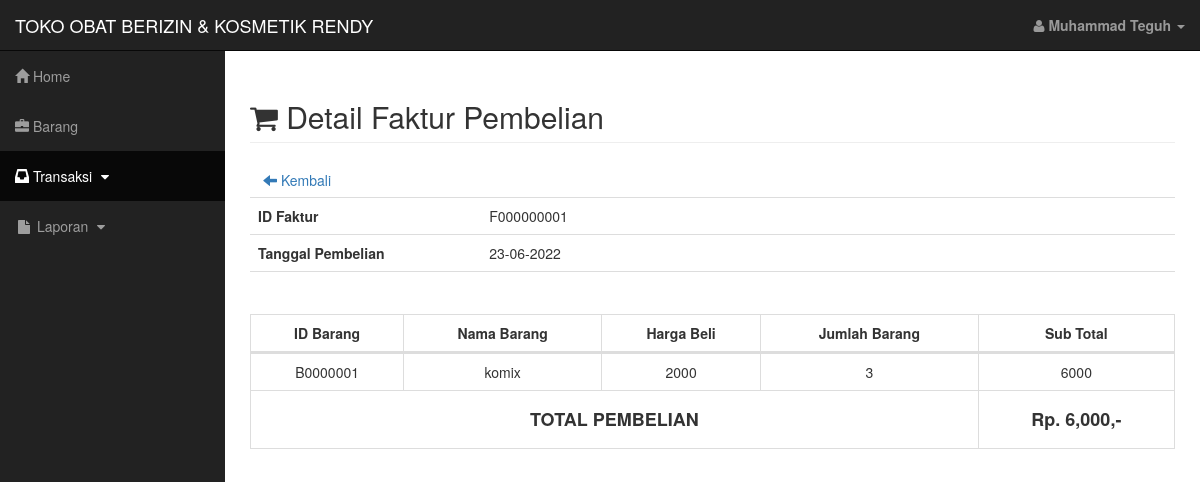
The app's page /transaksi/det_faktur.php?id=F000000001 (signed in) with its own data.
### tables this page shows
CREATE TABLE IF NOT EXISTS `detil_pembelian` (
  `tanggal` date NOT NULL,
  `id_faktur` varchar(10) NOT NULL,
  `id_barang` varchar(8) NOT NULL,
  `nama_barang` varchar(50) NOT NULL,
  `harga_beli` int(10) NOT NULL,
  `jumlah_barang` int(10) NOT NULL,
  `total` int(10) NOT NULL
);

### session.php (called while the page is built, shortened)
<?php
$user_check=$_SESSION['login_user'];
$ses_sql=mysql_query("SELECT * FROM admin WHERE username='$user_check'");
$row = mysql_fetch_assoc($ses_sql);
$login_session = $row['nama_lengkap'];
?>

### transaksi/det_faktur.php (the view, shortened to what this page needs)
<!DOCTYPE html>
<html lang="en">
	<head>
		<link href="../assets/css/bootstrap.min.css" rel="stylesheet">
		<link href="../assets/css/sb-admin.css" rel="stylesheet">
		<link href="../assets/css/plugins/morris.css" rel="stylesheet">
		<link href="../assets/font-awesome/css/font-awesome.min.css" rel="stylesheet" type="text/css">
		<link href="../assets/css/jquery-ui/jquery-ui.css" rel="stylesheet">
		<link href="../assets/css/dataTables.bootstrap.min.css" rel="stylesheet">
		<link href="../assets/css/dataTables.responsive.css" rel="stylesheet">
	</head>
	<body>
		<div id="wrapper">
			<?php include 'header.php'; ?>
			<div id="page-wrapper">
				<div class="container-fluid">
					<div class="row">
						<div class="col-lg-12">
							<h2 class="page-header">
								<i class="fa fa-shopping-cart"></i> Detail Faktur Pembelian
							</h2>
							<a class="btn" href="pembelian.php"><span class="glyphicon glyphicon-arrow-left"></span>  Kembali</a>
						</div>
					</div>
					<?php
						$id_faktur = mysql_real_escape_string($_GET['id']);
						$det = mysql_query("SELECT * FROM detil_pembelian WHERE id_faktur='$id_faktur'")or die(mysql_error());
						$d=mysql_fetch_array($det)
					?>
					<table class="table">
						<tr>
							<th class="col-md-3" style="text-align: left">ID Faktur</th>
							<td style="text-align: left"><?php echo $d['id_faktur'] ?></td>
						</tr>
						<tr>
							<th class="col-md-3" style="text-align: left">Tanggal Pembelian</th>
							<td style="text-align: left"><?php $tanggal = $d['tanggal']; echo date('d-m-Y', strtotime($tanggal)); ?></td>
						</tr>
						<tr>
						<th></th>
						<td></td>
						</tr>
					</table>
					<div class="row">
						<div class="col-lg-12">
							<table width="100%" class="table table-bordered table-hover" id="dataTables-example">
								<thead>
									<tr>
										<th>ID Barang</th>
										<th>Nama Barang</th>
										<th>Harga Beli</th>
										<th>Jumlah Barang</th>
										<th>Sub Total</th>
									</tr>
								</thead>
								<tbody>
								<?php
									$id_faktur = mysql_real_escape_string($_GET['id']);
									$det = mysql_query("SELECT * FROM detil_pembelian WHERE id_faktur='$id_faktur'")or die(mysql_error());
									while($row=mysql_fetch_array($det)){
								?>
									<tr>
										<td><?php echo $row['id_barang']; ?></td>
										<td><?php echo $row['nama_barang']; ?></td>
										<td><?php echo $row['harga_beli']; ?></td>
										<td><?php echo $row['jumlah_barang']; ?></td>
										<td><?php echo $row['total']; ?></td>
									</tr>
									<?php } ?>
									<tr>
										<td colspan='4'><h4 align='center'><b>TOTAL PEMBELIAN</b></h4></td>
										<td><h4 align='center'><b>
											<?php $x=mysql_query("select sum(total) as total_beli from detil_pembelian where id_faktur='$id_faktur'");
												$xx=mysql_fetch_array($x);
												echo "Rp. ". number_format($xx['total_beli']).",-";
											?></b></h4>
										</td>
									</tr>
								</tbody>
							</table>
						</div>
					</div>
				</div>
			</div>
		</div>
	</body>
</html>

### transaksi/header.php (shortened to what this page needs)
<?php
	include '../session.php';
?>
<nav class="navbar navbar-inverse navbar-fixed-top" role="navigation">
	<div class="navbar-header">
		<a class="navbar-brand" href="../admin/index.php">TOKO OBAT BERIZIN & KOSMETIK RENDY</a>
	</div>
	<ul class="nav navbar-right top-nav">
		<li class="dropdown">
			<a href="#" class="dropdown-toggle" data-toggle="dropdown"><i class="fa fa-user"></i> <b><?php echo $login_session;?></b> <b class="caret"></b></a>
		</li>
	</ul>
	<div class="collapse navbar-collapse navbar-ex1-collapse">
		<ul class="nav navbar-nav side-nav">
			<li>
				<a href="../admin/index.php"><i class="glyphicon glyphicon-home"></i> Home</a>
			</li>
			<li>
			<li>
				<a href="../barang/barang.php"><i class="glyphicon glyphicon-briefcase"></i> Barang</a>
			</li>
			<li class="active">
				<a href="javascript:;" data-toggle="collapse" data-target="#transaksi"><i class="glyphicon glyphicon-inbox"></i> Transaksi <i class="fa fa-fw fa-caret-down"></i></a>
			</li>
			<li>
				<a href="javascript:;" data-toggle="collapse" data-target="#laporan"><i class="fa fa-fw fa-file"></i> Laporan <i class="fa fa-fw fa-caret-down"></i></a>
			</li>
		</ul>
	</div>
</nav>

### assets/css/sb-admin.css (style rules this page uses)
body { margin-top: 100px; background-color: #222; }
@media (min-width:768px) { body { margin-top: 50px; } }
#wrapper { padding-left: 0; }
#page-wrapper { width: 100%; padding: 0; background-color: #fff; }
@media (min-width:768px) { #wrapper { padding-left: 225px; } }
@media (min-width:768px) { #page-wrapper { padding: 10px; padding-bottom : 320px; } }
.top-nav { padding: 0 15px; }
.top-nav>li { display: inline-block; float: left; }
.top-nav>li>a { padding-top: 15px; padding-bottom: 15px; line-height: 20px; color: #999; }
@media (min-width:768px) { .side-nav { position: fixed; top: 51px; left: 225px; width: 225px; margin-left: -225px; border: none; border-radius: 0; overflow-y: auto; background-color: #222; bottom: 0; overflow-x: hidden; padding-bottom: 40px; } }
@media (min-width:768px) { .side-nav>li>a { width: 225px; } }
.table1, th, td { padding: 8px 20px; text-align: center; }

### records on screen
detil_pembelian: id_faktur "F000000001", tanggal "23-06-2022", id_barang "B0000001", nama_barang "komix", harga_beli "2000", jumlah_barang "3", total "6000"

### other values on screen
$login_session "Muhammad Teguh"
$xx['total_beli'] "6,000"
